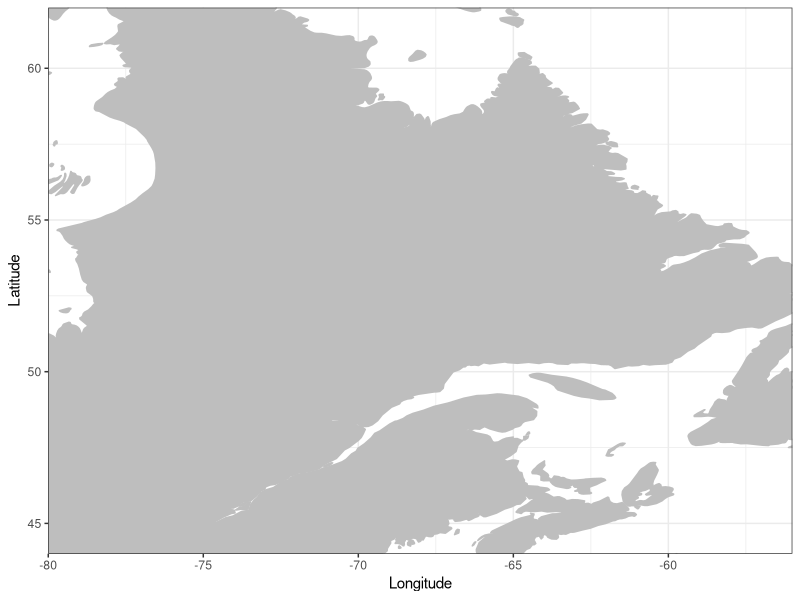
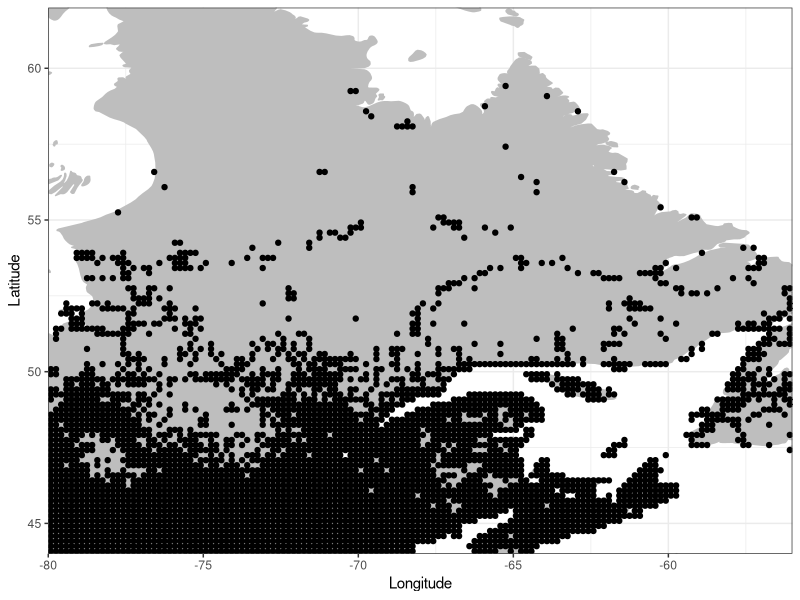
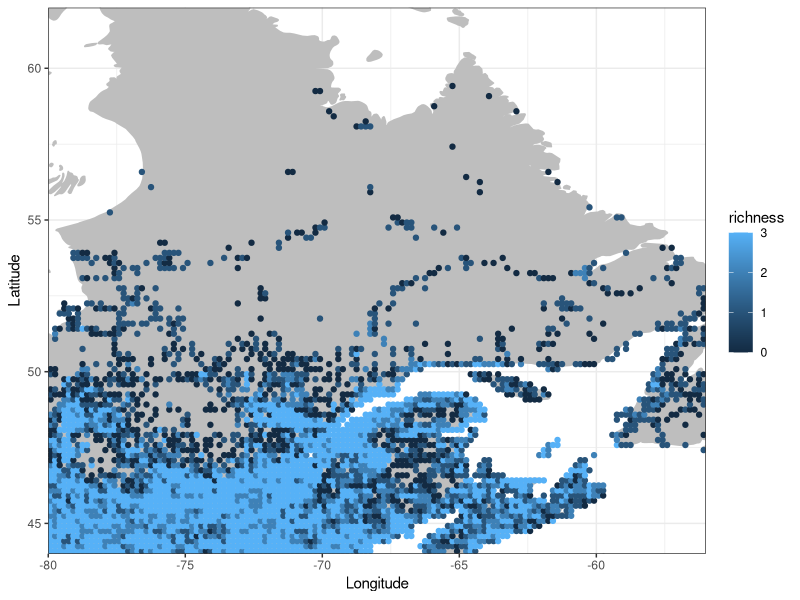

These charts were generated, in order, by the following R code:
# Load packages
library(tidyverse)

# Load data
warblers <- read_csv("./data/warblers_dataset.csv")

# Define coordinates range for Quebec
lon_range = c(-80.0, -56.0)
lat_range =  c(44.0, 62.0)

# Load map data
worldmap <- map_data("world")
worldmap <- worldmap[worldmap$region %in% c("Canada", "USA"),]
# worldmap <- worldmap[lon_range[1] < worldmap$long & worldmap$long < lon_range[2],]
# worldmap <- worldmap[lat_range[1] < worldmap$lat & worldmap$lat < lat_range[2],]

# Create background map
naplot <- ggplot() +
  geom_polygon(data = worldmap, aes(x = long, y = lat, group = group),
               fill = "grey", color="grey") +
  coord_cartesian(xlim = lon_range, ylim = lat_range, expand = FALSE) +
  labs(x = "Longitude", y = "Latitude") +
  theme_bw()
naplot

# Add the observations
naplot +
  geom_point(data = warblers, aes(x = lon, y = lat))

# Plot the richness
richness <- warblers %>%
  mutate(richness = sp1 + sp2 + sp3) %>%
  select(-starts_with("wc"), -starts_with("lc"))
naplot +
  geom_point(data = richness, aes(x = lon, y = lat, colour=richness))
